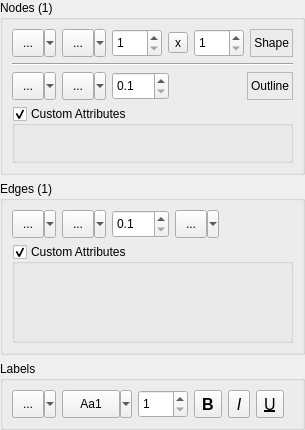
<?xml version="1.0" encoding="UTF-8"?>
<ui version="4.0">
 <class>CNodeEdgePropertiesUI</class>
 <widget class="QWidget" name="CNodeEdgePropertiesUI">
  <property name="geometry">
   <rect>
    <x>0</x>
    <y>0</y>
    <width>303</width>
    <height>430</height>
   </rect>
  </property>
  <property name="sizePolicy">
   <sizepolicy hsizetype="Preferred" vsizetype="Maximum">
    <horstretch>0</horstretch>
    <verstretch>0</verstretch>
   </sizepolicy>
  </property>
  <property name="windowTitle">
   <string>Form</string>
  </property>
  <layout class="QVBoxLayout" name="verticalLayout_2">
   <property name="leftMargin">
    <number>0</number>
   </property>
   <property name="topMargin">
    <number>0</number>
   </property>
   <property name="rightMargin">
    <number>0</number>
   </property>
   <property name="bottomMargin">
    <number>0</number>
   </property>
   <item>
    <widget class="QGroupBox" name="NodesBox">
     <property name="title">
      <string>Nodes (1)</string>
     </property>
     <layout class="QVBoxLayout" name="verticalLayout_5">
      <item>
       <layout class="QHBoxLayout" name="horizontalLayout_3">
        <item>
         <widget class="QSint::ColorButton" name="NodeColor">
          <property name="sizePolicy">
           <sizepolicy hsizetype="Fixed" vsizetype="Fixed">
            <horstretch>0</horstretch>
            <verstretch>0</verstretch>
           </sizepolicy>
          </property>
          <property name="minimumSize">
           <size>
            <width>44</width>
            <height>28</height>
           </size>
          </property>
          <property name="statusTip">
           <string>Set fill color of the selected nodes</string>
          </property>
          <property name="text">
           <string>...</string>
          </property>
          <property name="iconSize">
           <size>
            <width>18</width>
            <height>18</height>
           </size>
          </property>
          <property name="popupMode">
           <enum>QToolButton::MenuButtonPopup</enum>
          </property>
         </widget>
        </item>
        <item>
         <widget class="QSint::QSplitButton" name="NodeShape">
          <property name="minimumSize">
           <size>
            <width>44</width>
            <height>28</height>
           </size>
          </property>
          <property name="statusTip">
           <string>Set shape of the selected nodes</string>
          </property>
          <property name="text">
           <string>...</string>
          </property>
          <property name="iconSize">
           <size>
            <width>18</width>
            <height>18</height>
           </size>
          </property>
          <property name="popupMode">
           <enum>QToolButton::MenuButtonPopup</enum>
          </property>
         </widget>
        </item>
        <item>
         <widget class="QSpinBox" name="NodeSizeX">
          <property name="sizePolicy">
           <sizepolicy hsizetype="Fixed" vsizetype="Fixed">
            <horstretch>0</horstretch>
            <verstretch>0</verstretch>
           </sizepolicy>
          </property>
          <property name="minimumSize">
           <size>
            <width>50</width>
            <height>28</height>
           </size>
          </property>
          <property name="statusTip">
           <string>Set width of the selected nodes</string>
          </property>
          <property name="correctionMode">
           <enum>QAbstractSpinBox::CorrectToNearestValue</enum>
          </property>
          <property name="minimum">
           <number>1</number>
          </property>
          <property name="maximum">
           <number>1000</number>
          </property>
         </widget>
        </item>
        <item>
         <widget class="QToolButton" name="NodeSizeSwitch">
          <property name="statusTip">
           <string>Uniform nodes size editing if checked</string>
          </property>
          <property name="text">
           <string>x</string>
          </property>
          <property name="checkable">
           <bool>true</bool>
          </property>
          <property name="checked">
           <bool>false</bool>
          </property>
         </widget>
        </item>
        <item>
         <widget class="QSpinBox" name="NodeSizeY">
          <property name="sizePolicy">
           <sizepolicy hsizetype="Fixed" vsizetype="Fixed">
            <horstretch>0</horstretch>
            <verstretch>0</verstretch>
           </sizepolicy>
          </property>
          <property name="minimumSize">
           <size>
            <width>50</width>
            <height>28</height>
           </size>
          </property>
          <property name="statusTip">
           <string>Set height of the selected nodes</string>
          </property>
          <property name="correctionMode">
           <enum>QAbstractSpinBox::CorrectToNearestValue</enum>
          </property>
          <property name="minimum">
           <number>1</number>
          </property>
          <property name="maximum">
           <number>1000</number>
          </property>
         </widget>
        </item>
        <item>
         <spacer name="horizontalSpacer">
          <property name="orientation">
           <enum>Qt::Horizontal</enum>
          </property>
          <property name="sizeHint" stdset="0">
           <size>
            <width>40</width>
            <height>20</height>
           </size>
          </property>
         </spacer>
        </item>
        <item>
         <widget class="QLabel" name="label_2">
          <property name="frameShape">
           <enum>QFrame::StyledPanel</enum>
          </property>
          <property name="frameShadow">
           <enum>QFrame::Sunken</enum>
          </property>
          <property name="text">
           <string>Shape</string>
          </property>
          <property name="alignment">
           <set>Qt::AlignRight|Qt::AlignTrailing|Qt::AlignVCenter</set>
          </property>
         </widget>
        </item>
       </layout>
      </item>
      <item>
       <widget class="Line" name="line">
        <property name="orientation">
         <enum>Qt::Horizontal</enum>
        </property>
       </widget>
      </item>
      <item>
       <layout class="QHBoxLayout" name="horizontalLayout_5">
        <item>
         <widget class="QSint::ColorButton" name="StrokeColor">
          <property name="sizePolicy">
           <sizepolicy hsizetype="Fixed" vsizetype="Fixed">
            <horstretch>0</horstretch>
            <verstretch>0</verstretch>
           </sizepolicy>
          </property>
          <property name="minimumSize">
           <size>
            <width>44</width>
            <height>28</height>
           </size>
          </property>
          <property name="statusTip">
           <string>Set stroke color of the selected nodes</string>
          </property>
          <property name="text">
           <string>...</string>
          </property>
          <property name="iconSize">
           <size>
            <width>18</width>
            <height>18</height>
           </size>
          </property>
          <property name="popupMode">
           <enum>QToolButton::MenuButtonPopup</enum>
          </property>
         </widget>
        </item>
        <item>
         <widget class="QSint::QPenButton" name="StrokeStyle">
          <property name="minimumSize">
           <size>
            <width>44</width>
            <height>28</height>
           </size>
          </property>
          <property name="statusTip">
           <string>Set stroke style of the selected nodes</string>
          </property>
          <property name="text">
           <string>...</string>
          </property>
          <property name="iconSize">
           <size>
            <width>18</width>
            <height>18</height>
           </size>
          </property>
          <property name="popupMode">
           <enum>QToolButton::MenuButtonPopup</enum>
          </property>
         </widget>
        </item>
        <item>
         <widget class="QDoubleSpinBox" name="StrokeSize">
          <property name="sizePolicy">
           <sizepolicy hsizetype="Fixed" vsizetype="Fixed">
            <horstretch>0</horstretch>
            <verstretch>0</verstretch>
           </sizepolicy>
          </property>
          <property name="minimumSize">
           <size>
            <width>50</width>
            <height>28</height>
           </size>
          </property>
          <property name="statusTip">
           <string>Set stroke width of the selected nodes</string>
          </property>
          <property name="correctionMode">
           <enum>QAbstractSpinBox::CorrectToNearestValue</enum>
          </property>
          <property name="decimals">
           <number>1</number>
          </property>
          <property name="minimum">
           <double>0.100000000000000</double>
          </property>
          <property name="singleStep">
           <double>0.100000000000000</double>
          </property>
         </widget>
        </item>
        <item>
         <spacer name="horizontalSpacer_4">
          <property name="orientation">
           <enum>Qt::Horizontal</enum>
          </property>
          <property name="sizeHint" stdset="0">
           <size>
            <width>40</width>
            <height>20</height>
           </size>
          </property>
         </spacer>
        </item>
        <item>
         <widget class="QLabel" name="label">
          <property name="frameShape">
           <enum>QFrame::StyledPanel</enum>
          </property>
          <property name="frameShadow">
           <enum>QFrame::Sunken</enum>
          </property>
          <property name="text">
           <string>Outline</string>
          </property>
          <property name="alignment">
           <set>Qt::AlignRight|Qt::AlignTrailing|Qt::AlignVCenter</set>
          </property>
         </widget>
        </item>
       </layout>
      </item>
      <item>
       <widget class="QGroupBox" name="NodeAttrBox">
        <property name="sizePolicy">
         <sizepolicy hsizetype="Preferred" vsizetype="Expanding">
          <horstretch>0</horstretch>
          <verstretch>0</verstretch>
         </sizepolicy>
        </property>
        <property name="title">
         <string>Custom Attributes</string>
        </property>
        <property name="flat">
         <bool>true</bool>
        </property>
        <property name="checkable">
         <bool>true</bool>
        </property>
        <layout class="QVBoxLayout" name="verticalLayout_3">
         <property name="leftMargin">
          <number>0</number>
         </property>
         <property name="rightMargin">
          <number>0</number>
         </property>
         <property name="bottomMargin">
          <number>0</number>
         </property>
         <item>
          <widget class="CAttributesEditorUI" name="NodeAttrEditor" native="true"/>
         </item>
        </layout>
       </widget>
      </item>
     </layout>
    </widget>
   </item>
   <item>
    <widget class="QGroupBox" name="EdgesBox">
     <property name="title">
      <string>Edges (1)</string>
     </property>
     <layout class="QVBoxLayout" name="verticalLayout">
      <item>
       <layout class="QHBoxLayout" name="horizontalLayout_2">
        <item>
         <widget class="QSint::ColorButton" name="EdgeColor">
          <property name="sizePolicy">
           <sizepolicy hsizetype="Fixed" vsizetype="Fixed">
            <horstretch>0</horstretch>
            <verstretch>0</verstretch>
           </sizepolicy>
          </property>
          <property name="minimumSize">
           <size>
            <width>44</width>
            <height>28</height>
           </size>
          </property>
          <property name="statusTip">
           <string>Set color of the selected edges</string>
          </property>
          <property name="text">
           <string>...</string>
          </property>
          <property name="iconSize">
           <size>
            <width>18</width>
            <height>18</height>
           </size>
          </property>
          <property name="popupMode">
           <enum>QToolButton::MenuButtonPopup</enum>
          </property>
         </widget>
        </item>
        <item>
         <widget class="QSint::QPenButton" name="EdgeStyle">
          <property name="minimumSize">
           <size>
            <width>44</width>
            <height>28</height>
           </size>
          </property>
          <property name="statusTip">
           <string>Set pen style of the selected edges</string>
          </property>
          <property name="text">
           <string>...</string>
          </property>
          <property name="iconSize">
           <size>
            <width>18</width>
            <height>18</height>
           </size>
          </property>
          <property name="popupMode">
           <enum>QToolButton::MenuButtonPopup</enum>
          </property>
         </widget>
        </item>
        <item>
         <widget class="QDoubleSpinBox" name="EdgeWeight">
          <property name="sizePolicy">
           <sizepolicy hsizetype="Fixed" vsizetype="Fixed">
            <horstretch>0</horstretch>
            <verstretch>0</verstretch>
           </sizepolicy>
          </property>
          <property name="minimumSize">
           <size>
            <width>50</width>
            <height>28</height>
           </size>
          </property>
          <property name="statusTip">
           <string>Set weight of the selected edges</string>
          </property>
          <property name="correctionMode">
           <enum>QAbstractSpinBox::CorrectToNearestValue</enum>
          </property>
          <property name="decimals">
           <number>1</number>
          </property>
          <property name="minimum">
           <double>0.100000000000000</double>
          </property>
          <property name="singleStep">
           <double>0.100000000000000</double>
          </property>
         </widget>
        </item>
        <item>
         <widget class="QSint::QSplitButton" name="EdgeDirection">
          <property name="minimumSize">
           <size>
            <width>44</width>
            <height>28</height>
           </size>
          </property>
          <property name="statusTip">
           <string>Set direction of the selected edges</string>
          </property>
          <property name="text">
           <string>...</string>
          </property>
          <property name="iconSize">
           <size>
            <width>18</width>
            <height>18</height>
           </size>
          </property>
          <property name="popupMode">
           <enum>QToolButton::MenuButtonPopup</enum>
          </property>
         </widget>
        </item>
        <item>
         <spacer name="horizontalSpacer_2">
          <property name="orientation">
           <enum>Qt::Horizontal</enum>
          </property>
          <property name="sizeHint" stdset="0">
           <size>
            <width>40</width>
            <height>20</height>
           </size>
          </property>
         </spacer>
        </item>
       </layout>
      </item>
      <item>
       <widget class="QGroupBox" name="EdgeAttrBox">
        <property name="sizePolicy">
         <sizepolicy hsizetype="Preferred" vsizetype="Expanding">
          <horstretch>0</horstretch>
          <verstretch>0</verstretch>
         </sizepolicy>
        </property>
        <property name="title">
         <string>Custom Attributes</string>
        </property>
        <property name="flat">
         <bool>true</bool>
        </property>
        <property name="checkable">
         <bool>true</bool>
        </property>
        <layout class="QVBoxLayout" name="verticalLayout_4">
         <property name="leftMargin">
          <number>0</number>
         </property>
         <property name="rightMargin">
          <number>0</number>
         </property>
         <property name="bottomMargin">
          <number>0</number>
         </property>
         <item>
          <widget class="CAttributesEditorUI" name="EdgeAttrEditor" native="true"/>
         </item>
        </layout>
       </widget>
      </item>
     </layout>
    </widget>
   </item>
   <item>
    <widget class="QGroupBox" name="LablesBox">
     <property name="title">
      <string>Labels</string>
     </property>
     <layout class="QHBoxLayout" name="horizontalLayout">
      <item>
       <layout class="QHBoxLayout" name="horizontalLayout_4">
        <item>
         <widget class="QSint::ColorButton" name="LabelColor">
          <property name="sizePolicy">
           <sizepolicy hsizetype="Fixed" vsizetype="Fixed">
            <horstretch>0</horstretch>
            <verstretch>0</verstretch>
           </sizepolicy>
          </property>
          <property name="minimumSize">
           <size>
            <width>44</width>
            <height>28</height>
           </size>
          </property>
          <property name="maximumSize">
           <size>
            <width>16777215</width>
            <height>28</height>
           </size>
          </property>
          <property name="statusTip">
           <string>Set color of the selected labels</string>
          </property>
          <property name="text">
           <string>...</string>
          </property>
          <property name="iconSize">
           <size>
            <width>18</width>
            <height>18</height>
           </size>
          </property>
          <property name="popupMode">
           <enum>QToolButton::MenuButtonPopup</enum>
          </property>
         </widget>
        </item>
        <item>
         <widget class="QSint::QFontButton" name="LabelFont">
          <property name="sizePolicy">
           <sizepolicy hsizetype="Fixed" vsizetype="Fixed">
            <horstretch>0</horstretch>
            <verstretch>0</verstretch>
           </sizepolicy>
          </property>
          <property name="minimumSize">
           <size>
            <width>70</width>
            <height>28</height>
           </size>
          </property>
          <property name="maximumSize">
           <size>
            <width>16777215</width>
            <height>28</height>
           </size>
          </property>
          <property name="statusTip">
           <string>Set font of the selected labels</string>
          </property>
          <property name="text">
           <string>Aa1</string>
          </property>
          <property name="popupMode">
           <enum>QToolButton::MenuButtonPopup</enum>
          </property>
          <property name="toolButtonStyle">
           <enum>Qt::ToolButtonTextOnly</enum>
          </property>
         </widget>
        </item>
        <item>
         <widget class="QSpinBox" name="LabelFontSize">
          <property name="sizePolicy">
           <sizepolicy hsizetype="Fixed" vsizetype="Fixed">
            <horstretch>0</horstretch>
            <verstretch>0</verstretch>
           </sizepolicy>
          </property>
          <property name="minimumSize">
           <size>
            <width>50</width>
            <height>28</height>
           </size>
          </property>
          <property name="maximumSize">
           <size>
            <width>16777215</width>
            <height>28</height>
           </size>
          </property>
          <property name="statusTip">
           <string>Set font size of the selected labels</string>
          </property>
          <property name="correctionMode">
           <enum>QAbstractSpinBox::CorrectToNearestValue</enum>
          </property>
          <property name="minimum">
           <number>1</number>
          </property>
          <property name="maximum">
           <number>200</number>
          </property>
         </widget>
        </item>
        <item>
         <widget class="QToolButton" name="LabelFontBold">
          <property name="sizePolicy">
           <sizepolicy hsizetype="Fixed" vsizetype="Fixed">
            <horstretch>0</horstretch>
            <verstretch>0</verstretch>
           </sizepolicy>
          </property>
          <property name="minimumSize">
           <size>
            <width>0</width>
            <height>28</height>
           </size>
          </property>
          <property name="maximumSize">
           <size>
            <width>28</width>
            <height>28</height>
           </size>
          </property>
          <property name="font">
           <font>
            <pointsize>12</pointsize>
            <weight>75</weight>
            <bold>true</bold>
           </font>
          </property>
          <property name="text">
           <string>B</string>
          </property>
          <property name="checkable">
           <bool>true</bool>
          </property>
         </widget>
        </item>
        <item>
         <widget class="QToolButton" name="LabelFontItalic">
          <property name="sizePolicy">
           <sizepolicy hsizetype="Fixed" vsizetype="Fixed">
            <horstretch>0</horstretch>
            <verstretch>0</verstretch>
           </sizepolicy>
          </property>
          <property name="minimumSize">
           <size>
            <width>0</width>
            <height>28</height>
           </size>
          </property>
          <property name="maximumSize">
           <size>
            <width>28</width>
            <height>28</height>
           </size>
          </property>
          <property name="font">
           <font>
            <pointsize>12</pointsize>
            <weight>50</weight>
            <italic>true</italic>
            <bold>false</bold>
           </font>
          </property>
          <property name="text">
           <string>I</string>
          </property>
          <property name="checkable">
           <bool>true</bool>
          </property>
         </widget>
        </item>
        <item>
         <widget class="QToolButton" name="LabelFontUnderline">
          <property name="sizePolicy">
           <sizepolicy hsizetype="Fixed" vsizetype="Fixed">
            <horstretch>0</horstretch>
            <verstretch>0</verstretch>
           </sizepolicy>
          </property>
          <property name="minimumSize">
           <size>
            <width>0</width>
            <height>28</height>
           </size>
          </property>
          <property name="maximumSize">
           <size>
            <width>28</width>
            <height>28</height>
           </size>
          </property>
          <property name="font">
           <font>
            <pointsize>12</pointsize>
            <weight>50</weight>
            <italic>false</italic>
            <bold>false</bold>
            <underline>true</underline>
           </font>
          </property>
          <property name="text">
           <string>U</string>
          </property>
          <property name="checkable">
           <bool>true</bool>
          </property>
         </widget>
        </item>
        <item>
         <spacer name="horizontalSpacer_3">
          <property name="orientation">
           <enum>Qt::Horizontal</enum>
          </property>
          <property name="sizeHint" stdset="0">
           <size>
            <width>40</width>
            <height>20</height>
           </size>
          </property>
         </spacer>
        </item>
       </layout>
      </item>
     </layout>
    </widget>
   </item>
  </layout>
 </widget>
 <customwidgets>
  <customwidget>
   <class>QSint::ColorButton</class>
   <extends>QToolButton</extends>
   <header>colorbutton.h</header>
  </customwidget>
  <customwidget>
   <class>QSint::QSplitButton</class>
   <extends>QToolButton</extends>
   <header>qsplitbutton.h</header>
  </customwidget>
  <customwidget>
   <class>QSint::QPenButton</class>
   <extends>QToolButton</extends>
   <header>qpenbutton.h</header>
  </customwidget>
  <customwidget>
   <class>QSint::QFontButton</class>
   <extends>QToolButton</extends>
   <header>qfontbutton.h</header>
  </customwidget>
  <customwidget>
   <class>CAttributesEditorUI</class>
   <extends>QWidget</extends>
   <header>CAttributesEditorUI.h</header>
   <container>1</container>
  </customwidget>
 </customwidgets>
 <tabstops>
  <tabstop>NodeColor</tabstop>
  <tabstop>NodeShape</tabstop>
  <tabstop>NodeSizeX</tabstop>
  <tabstop>NodeSizeSwitch</tabstop>
  <tabstop>NodeSizeY</tabstop>
  <tabstop>StrokeColor</tabstop>
  <tabstop>StrokeStyle</tabstop>
  <tabstop>StrokeSize</tabstop>
  <tabstop>NodeAttrBox</tabstop>
  <tabstop>EdgeColor</tabstop>
  <tabstop>EdgeStyle</tabstop>
  <tabstop>EdgeWeight</tabstop>
  <tabstop>EdgeDirection</tabstop>
  <tabstop>EdgeAttrBox</tabstop>
  <tabstop>LabelColor</tabstop>
  <tabstop>LabelFont</tabstop>
 </tabstops>
 <resources/>
 <connections>
  <connection>
   <sender>NodeAttrBox</sender>
   <signal>toggled(bool)</signal>
   <receiver>NodeAttrEditor</receiver>
   <slot>setVisible(bool)</slot>
   <hints>
    <hint type="sourcelabel">
     <x>100</x>
     <y>71</y>
    </hint>
    <hint type="destinationlabel">
     <x>113</x>
     <y>89</y>
    </hint>
   </hints>
  </connection>
  <connection>
   <sender>EdgeAttrBox</sender>
   <signal>toggled(bool)</signal>
   <receiver>EdgeAttrEditor</receiver>
   <slot>setVisible(bool)</slot>
   <hints>
    <hint type="sourcelabel">
     <x>38</x>
     <y>195</y>
    </hint>
    <hint type="destinationlabel">
     <x>58</x>
     <y>218</y>
    </hint>
   </hints>
  </connection>
 </connections>
</ui>
